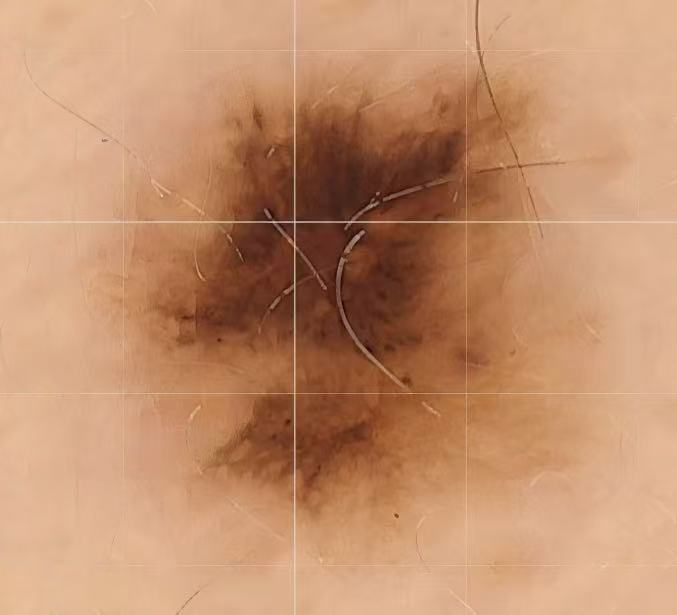
#> input picture 0.jpg, 677 x 615 px
$ python smoke_test.py
#> lines starting #> are read from the running program, lines starting #| are printed output that depends on the picture; after the words box and inside, x2 and y2 are one past the last pixel; in counts of white or black regions, pixels touching at a corner belong together
### src/colorroi_analyzer/core.py
"""ColorROI Analyzer 的图像处理和颜色分析核心逻辑。

本模块对应原 R Shiny 项目中 `app.R` 的计算部分。界面层只负责收集图片、
ROI 边界和毛发标注；真正可测试、可复用的逻辑集中放在这里，便于后续
用命令行脚本、Streamlit 或批量任务复用同一套算法。
"""

from __future__ import annotations

from dataclasses import dataclass
from pathlib import Path

import numpy as np
from PIL import Image
from scipy import ndimage
from skimage import color
from sklearn.cluster import KMeans


COLOR_LABELS = ("black", "brown", "gray", "blue")


@dataclass(frozen=True)
class ClusterResult:
    """Lab 四分类结果。

    centers:
        KMeans 聚类中心，列顺序固定为 L*, a*, b*。
    cluster_id:
        每个 ROI 像素对应的聚类编号，编号从 0 开始。
    label_clusters:
        黑、棕、灰、蓝各自对应的聚类编号；蓝色不存在时为空列表。
    ratios:
        黑、棕、灰、蓝比例，四项之和为 1。
    dmdi:
        按原项目公式计算出的 DMDI：0×黑 + 1×棕 + 2×灰 + 3×蓝。
    """

    centers: np.ndarray
    cluster_id: np.ndarray
    label_clusters: dict[str, list[int]]
    ratios: dict[str, float]
    dmdi: float


def load_rgb_image(path: str | Path) -> np.ndarray:
    """读取图片并转换为 0-1 范围的 RGB 浮点数组。

    原 R 版只做尺度保护，不做全局对比度拉伸。这里保持同样策略，避免
    每张图片被单独归一化后破坏真实颜色比例。
    """

    image = Image.open(path)
    if image.mode not in {"RGB", "RGBA", "L"}:
        image = image.convert("RGB")
    elif image.mode == "RGBA":
        # 透明通道不参与颜色分析；使用白底合成，避免透明像素被当成黑色。
        background = Image.new("RGBA", image.size, (255, 255, 255, 255))
        image = Image.alpha_composite(background, image).convert("RGB")
    elif image.mode == "L":
        image = image.convert("RGB")

    arr = np.asarray(image, dtype=np.float32)
    if arr.max(initial=0) > 1:
        arr = arr / 255.0
    return np.clip(arr[:, :, :3], 0.0, 1.0)


# [45 lines left out: functions match_dims, resize_mask_to_image, not called in this run]


def fill_roi_from_boundary(boundary: np.ndarray, min_pixels: int = 50) -> np.ndarray:
    """从用户手绘黄色边界生成实心 ROI。

    实现思路与 R 版保持一致：
    1. 先膨胀边界，补齐手绘时常见的轻微断点；
    2. 从图片四周对“非边界区域”做外部 flood fill；
    3. 不能从外部连通到的区域就是被边界围住的 ROI；
    4. 如果 ROI 太小，再用二值孔洞填充作为兜底。
    """

    boundary_bool = np.asarray(boundary).astype(bool)
    if not boundary_bool.any():
        return np.zeros_like(boundary_bool, dtype=bool)

    wall = ndimage.binary_dilation(boundary_bool, structure=_disc_structure(11))
    passable = ~wall
    outside = np.zeros_like(passable, dtype=bool)

    # 四条边上的 passable 像素作为外部背景种子。binary_propagation 会在 passable
    # 内扩散，速度比 Python 手写队列更稳定，也更适合大图。
    seeds = np.zeros_like(passable, dtype=bool)
    seeds[0, :] = passable[0, :]
    seeds[-1, :] = passable[-1, :]
    seeds[:, 0] = passable[:, 0]
    seeds[:, -1] = passable[:, -1]
    if seeds.any():
        outside = ndimage.binary_propagation(seeds, mask=passable)

    roi = (~outside) & (~wall)
    if int(roi.sum()) < min_pixels:
        filled = ndimage.binary_fill_holes(wall)
        roi = filled & (~wall)
    return roi.astype(bool)


def inpaint_masked_pixels(
    img: np.ndarray,
    mask: np.ndarray,
    roi: np.ndarray | None = None,
    max_iter: int = 40,
) -> np.ndarray:
    """用邻域有效像素逐步填补红色毛发标注区域。

    该方法不是医学级修复模型，而是复刻原 R 版的轻量局部补色策略：对细毛发
    或小遮挡区域，逐轮用周围有效像素均值向内扩散，避免红色标注区域直接影响
    ROI 颜色聚类。
    """

    img_arr = np.asarray(img, dtype=np.float32)
    pending_template = np.asarray(mask).astype(bool)
    if roi is not None:
        pending_template &= np.asarray(roi).astype(bool)
    if not pending_template.any():
        return img_arr.copy()

    pending_template = ndimage.binary_dilation(pending_template, structure=_disc_structure(3))
    kernel = np.ones((3, 3), dtype=np.float32)
    out = img_arr.copy()

    for ch in range(3):
        channel = out[:, :, ch].copy()
        pending = pending_template.copy()
        valid = ~pending

        for _ in range(max_iter):
            if not pending.any():
                break
            valid_float = valid.astype(np.float32)
            neighbor_sum = ndimage.convolve(channel * valid_float, kernel, mode="nearest")
            neighbor_count = ndimage.convolve(valid_float, kernel, mode="nearest")
            fillable = pending & (neighbor_count > 0)
            if not fillable.any():
                break

            channel[fillable] = neighbor_sum[fillable] / neighbor_count[fillable]
            valid[fillable] = True
            pending[fillable] = False

        if pending.any():
            # 极端孤立区域用局部中值兜底，保证不会留下 NaN 或未定义像素。
            fallback = ndimage.median_filter(channel, size=9, mode="nearest")
            channel[pending] = fallback[pending]

        out[:, :, ch] = np.clip(channel, 0.0, 1.0)

    return out


# [13 lines left out: function mask_to_boundary, not called in this run]


def rgb_to_lab(rgb: np.ndarray) -> np.ndarray:
    """把 0-1 RGB 像素转换为 CIELAB，返回列顺序为 L*, a*, b* 的数组。"""

    rgb_arr = np.asarray(rgb, dtype=np.float32)
    if rgb_arr.ndim == 1:
        rgb_arr = rgb_arr.reshape(1, 3)
    rgb_arr = np.clip(rgb_arr, 0.0, 1.0)
    lab = color.rgb2lab(rgb_arr.reshape(-1, 1, 3)).reshape(-1, 3)
    return lab.astype(np.float32)


def cluster_lab_colors(lab: np.ndarray, k: int = 4, sample_limit: int = 12000) -> ClusterResult | None:
    """基于 Lab 空间做 KMeans 四分类，并稳定映射为黑、棕、灰、蓝。

    标签命名规则复刻 R 版：
    - L* 最低的是黑；
    - 只有 b* < 0 的候选才允许命名为蓝，避免把“相对最不黄”的皮肤误算成蓝；
    - 剩余类别中色度 C* 最低的是灰；
    - 剩余类别归为棕。
    """

    lab_arr = np.asarray(lab, dtype=np.float32)
    if lab_arr.shape[0] < k:
        return None

    rng = np.random.default_rng(42)
    if lab_arr.shape[0] > sample_limit:
        sample_idx = rng.choice(lab_arr.shape[0], size=sample_limit, replace=False)
    else:
        sample_idx = np.arange(lab_arr.shape[0])

    model = KMeans(n_clusters=k, n_init=25, max_iter=100, random_state=42)
    model.fit(lab_arr[sample_idx, :3])
    centers = model.cluster_centers_.astype(np.float32)

    distances = ((lab_arr[:, None, :3] - centers[None, :, :]) ** 2).sum(axis=2)
    cluster_id = np.argmin(distances, axis=1)

    chroma = np.sqrt(centers[:, 1] ** 2 + centers[:, 2] ** 2)
    black_id = int(np.argmin(centers[:, 0]))
    remaining = [idx for idx in range(k) if idx != black_id]

    blue_candidates = [idx for idx in remaining if centers[idx, 2] < 0]
    blue_ids: list[int] = []
    if blue_candidates:
        blue_ids = [min(blue_candidates, key=lambda idx: centers[idx, 2])]
    remaining = [idx for idx in remaining if idx not in blue_ids]

    gray_id = min(remaining, key=lambda idx: chroma[idx])
    brown_ids = [idx for idx in remaining if idx != gray_id]

    ratios = {
        "black": float(np.mean(cluster_id == black_id)),
        "brown": float(np.mean(np.isin(cluster_id, brown_ids))) if brown_ids else 0.0,
        "gray": float(np.mean(cluster_id == gray_id)),
        "blue": float(np.mean(np.isin(cluster_id, blue_ids))) if blue_ids else 0.0,
    }
    dmdi = round(
        0 * ratios["black"] + 1 * ratios["brown"] + 2 * ratios["gray"] + 3 * ratios["blue"],
        4,
    )
    return ClusterResult(
        centers=centers,
        cluster_id=cluster_id,
        label_clusters={
            "black": [black_id],
            "brown": brown_ids,
            "gray": [gray_id],
            "blue": blue_ids,
        },
        ratios=ratios,
        dmdi=float(dmdi),
    )


def make_heatmap_image(img: np.ndarray, roi: np.ndarray, hair: np.ndarray, dmdi: float) -> np.ndarray:
    """生成 DMDI 热图预览。

    当前 DMDI 是 ROI 级综合指数，热图用于突出有效分析区域和整体等级，不表示
    逐像素独立预测。
    """

    h, w = img.shape[:2]
    heat = np.full((h, w, 3), 0.72, dtype=np.float32)
    valid = np.asarray(roi).astype(bool) & (~np.asarray(hair).astype(bool))
    if dmdi < 0.75:
        color_rgb = np.array([0.12, 0.35, 0.95], dtype=np.float32)
    elif dmdi < 1.5:
        color_rgb = np.array([0.12, 0.72, 0.78], dtype=np.float32)
    elif dmdi < 2.25:
        color_rgb = np.array([0.95, 0.76, 0.18], dtype=np.float32)
    else:
        color_rgb = np.array([0.90, 0.18, 0.12], dtype=np.float32)

    heat[valid] = color_rgb
    heat[np.asarray(hair).astype(bool)] = 0.05
    return heat


# [40 lines left out: functions overlay_masks_from_rgba, to_uint8_image, not called in this run]


def _disc_structure(size: int) -> np.ndarray:
    """创建近似 EBImage 圆盘刷子的二值结构元素。"""

    radius = max(1, size // 2)
    yy, xx = np.ogrid[-radius : radius + 1, -radius : radius + 1]
    return (xx * xx + yy * yy) <= radius * radius

### src/colorroi_analyzer/analysis.py
"""面向应用层的一次性分析封装。"""

from __future__ import annotations

from dataclasses import dataclass

import numpy as np

from .core import (
    ClusterResult,
    cluster_lab_colors,
    fill_roi_from_boundary,
    inpaint_masked_pixels,
    make_heatmap_image,
    rgb_to_lab,
)


@dataclass(frozen=True)
class AnalysisResult:
    """一次 ROI 分析的完整结果。"""

    roi: np.ndarray
    hair: np.ndarray
    clean_image: np.ndarray
    heatmap: np.ndarray
    lab: np.ndarray
    clusters: ClusterResult
    roi_px: int
    hair_px: int
    effective_px: int
    roi_percent: float
    hair_source: str


def analyze_image(
    img: np.ndarray,
    roi_boundary: np.ndarray,
    hair_mask: np.ndarray | None = None,
    repair_hair: bool = True,
    hair_source_hint: str | None = None,
) -> AnalysisResult:
    """根据原图、ROI 边界和毛发标注完成一次 DMDI 分析。

    参数:
        img: 0-1 RGB 图片数组。
        roi_boundary: 黄色手绘边界 mask，函数内部会填充为实心 ROI。
        hair_mask: 红色毛发或遮挡 mask；为空或没有任何像素时按无毛发标记处理。
        repair_hair: 是否在分析前对红色 mask 做局部修复。
        hair_source_hint: 调用方可传入 `manual` 或 `none` 标记来源，便于界面显示
            本轮毛发区域来自手动标注还是没有标注。

    返回:
        AnalysisResult，包含 ROI、修复后图片、Lab 像素、四分类比例和 DMDI。
    """

    image = np.asarray(img, dtype=np.float32)
    h, w = image.shape[:2]
    roi = fill_roi_from_boundary(roi_boundary)
    if roi.shape != (h, w):
        raise ValueError("ROI mask size must match the image size.")
    if int(roi.sum()) < 50:
        raise ValueError("The ROI contains too few valid pixels. Please draw a closed yellow ROI boundary first.")

    hair = np.zeros((h, w), dtype=bool) if hair_mask is None else np.asarray(hair_mask).astype(bool)
    if hair.shape != (h, w):
        raise ValueError("Hair mask size must match the image size.")
    hair &= roi
    hair_source = hair_source_hint or ("manual" if hair.any() else "none")

    clean = inpaint_masked_pixels(image, hair, roi) if repair_hair else image.copy()
    effective_mask = roi & (~hair)
    roi_pixels = clean[effective_mask]
    if roi_pixels.shape[0] < 50:
        raise ValueError("The ROI contains too few valid pixels for stable analysis.")

    lab = rgb_to_lab(roi_pixels)
    clusters = cluster_lab_colors(lab, k=4)
    if clusters is None:
        raise ValueError("The ROI does not contain enough pixels for four-class clustering.")

    heatmap = make_heatmap_image(image, roi, hair, clusters.dmdi)
    roi_px = int(roi.sum())
    return AnalysisResult(
        roi=roi,
        hair=hair,
        clean_image=clean,
        heatmap=heatmap,
        lab=lab,
        clusters=clusters,
        roi_px=roi_px,
        hair_px=int(hair.sum()),
        effective_px=int(effective_mask.sum()),
        roi_percent=round(roi_px / (h * w) * 100, 4),
        hair_source=hair_source,
    )

### scripts/smoke_test.py
"""ColorROI Analyzer Python 核心分析冒烟测试。

用法：
    .venv\\Scripts\\python.exe scripts\\smoke_test.py

该脚本不启动浏览器，只验证图片读取、ROI 填充、毛发修复、Lab 转换、四分类
和 DMDI 计算是否能在当前 Python 环境中正常执行。
"""

from __future__ import annotations

import sys
from pathlib import Path

import numpy as np

PROJECT_ROOT = Path(__file__).resolve().parents[1]
sys.path.insert(0, str(PROJECT_ROOT / "src"))

from colorroi_analyzer.analysis import analyze_image
from colorroi_analyzer.core import load_rgb_image


def main() -> int:
    img = load_rgb_image(PROJECT_ROOT / "0.jpg")
#> in load_rgb_image, image is the input picture: PIL image 677x615 RGB; mean R, G, B 194.3, 143.8, 109.5
    h, w = img.shape[:2]
#> h = 615; w = 677
    yy, xx = np.mgrid[:h, :w]

    # 构造一个位于图片中央的椭圆边界，模拟用户在画布上手动画出的黄色 ROI。
    outer = ((xx - w / 2) ** 2 / (w * 0.28) ** 2 + (yy - h / 2) ** 2 / (h * 0.28) ** 2) <= 1
    inner = ((xx - w / 2) ** 2 / (w * 0.25) ** 2 + (yy - h / 2) ** 2 / (h * 0.25) ** 2) <= 1
    roi_boundary = outer & ~inner

    # 构造一条细长毛发 mask，验证局部补色逻辑不会破坏整体分析流程。
    hair = (np.abs(xx - w / 2) < 3) & (yy > h * 0.35) & (yy < h * 0.65)
    result = analyze_image(img, roi_boundary, hair, repair_hair=True)
#> in fill_roi_from_boundary, `boundary_bool = np.asarray(boundary).astype(bool)`:
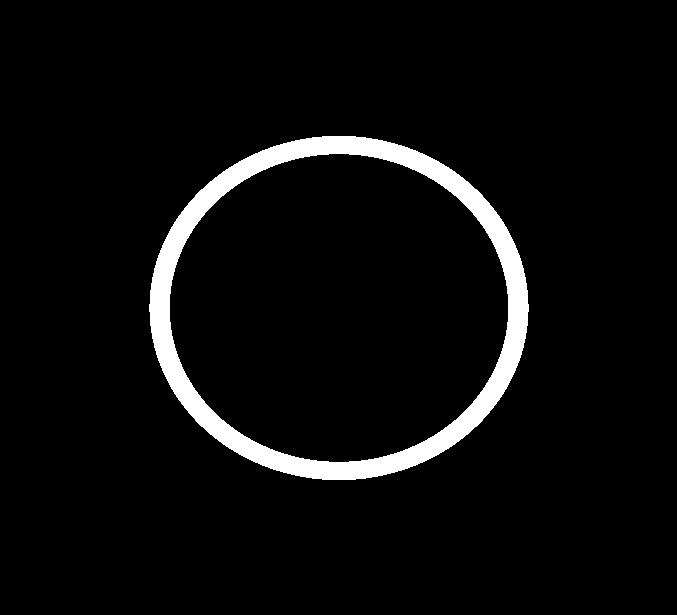
#> boundary_bool: shape (615, 677) bool; 5% white; 1 white region, box (x1, y1, x2, y2) and area: (149, 136, 529, 480) 20764
#> in fill_roi_from_boundary, `wall = ndimage.binary_dilation(boundary_bool, structure=_disc_structur..`: wall: shape (615, 677) bool; 7.5% white; 1 white region, box (x1, y1, x2, y2) and area: (144, 131, 534, 485) 31372
#> in fill_roi_from_boundary, `seeds[0, :] = passable[0, :]`: seeds: shape (615, 677) bool; 0.16% white in thin lines or dots, all inside (x1, y1, x2, y2) = (0, 0, 677, 1)
#> in fill_roi_from_boundary, `seeds[:, -1] = passable[:, -1]`: seeds: shape (615, 677) bool; 0.62% white in thin lines or dots
#> in fill_roi_from_boundary, `outside = ndimage.binary_propagation(seeds, mask=passable)`:
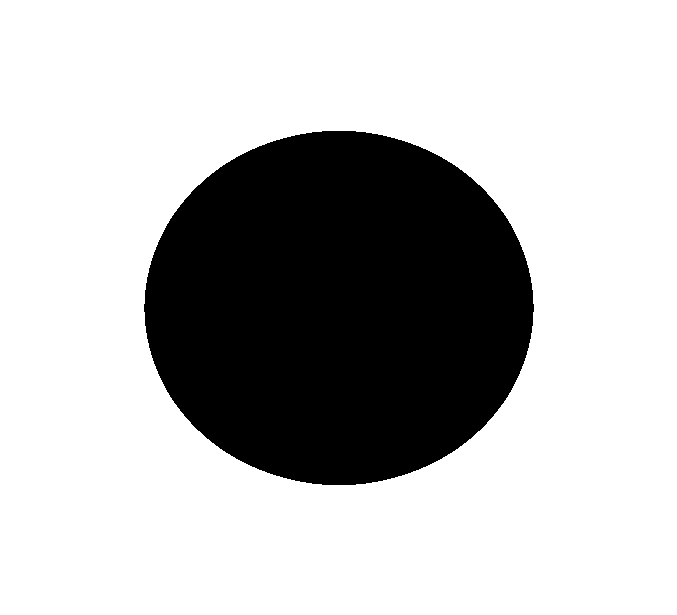
#> outside: shape (615, 677) bool; 74% white; 1 black region, box (x1, y1, x2, y2) and area: (144, 131, 534, 485) 108216
#> in fill_roi_from_boundary, `roi = (~outside) & (~wall)`: roi: shape (615, 677) bool; 18.5% white; 1 white region, box (x1, y1, x2, y2) and area: (175, 159, 503, 457) 76844
#> in analyze_image, `hair = np.zeros((h, w), dtype=bool) if hair_mask is None else np.asarr..`:
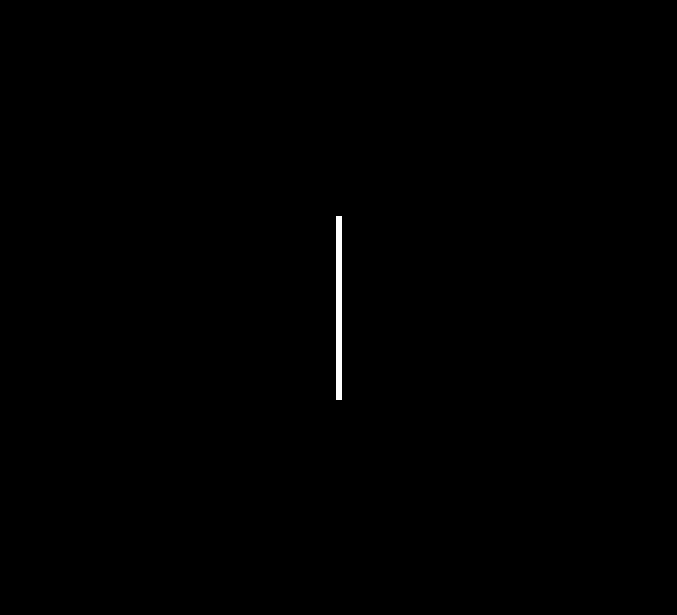
#> hair: shape (615, 677) bool; 0.27% white; 1 white region, box (x1, y1, x2, y2) and area: (336, 216, 342, 400) 1104
#> in analyze_image, `hair_source = hair_source_hint or ("manual" if hair.any() else "none")`: hair_source = 'manual'
#> in inpaint_masked_pixels, `pending_template = ndimage.binary_dilation(pending_template, structure..`: pending_template: shape (615, 677) bool; 0.36% white; 1 white region, box (x1, y1, x2, y2) and area: (335, 215, 343, 401) 1484
#> after the loop in inpaint_masked_pixels, `for ch in range(3):`:
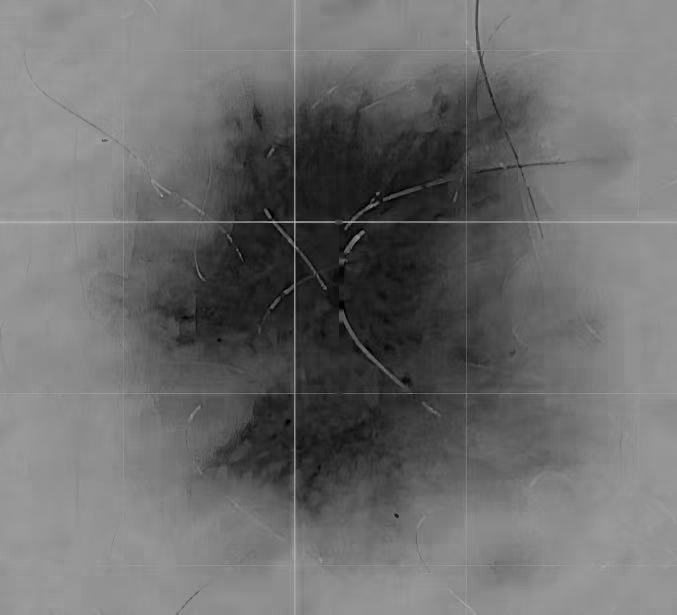
#> channel: shape (615, 677) float32; min 0, max 0.737, mean 0.429
#> after the loop in inpaint_masked_pixels, `for ch in range(3):`:
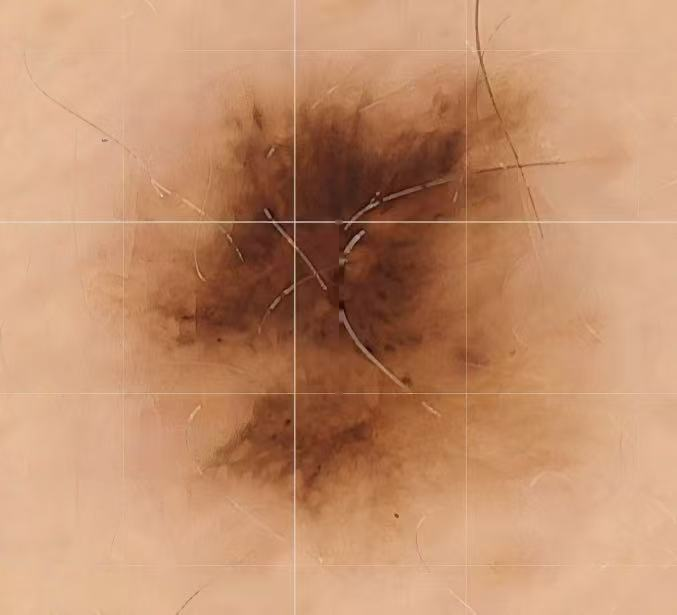
#> out: shape (615, 677, 3) float32; mean of channels 0, 1, 2 0.761, 0.564, 0.43; drawn as R, G, B
#> after the loop in inpaint_masked_pixels, `for ch in range(3):`: pending: shape (615, 677) bool; every value is 0
#> after the loop in inpaint_masked_pixels, `for ch in range(3):`: valid: shape (615, 677) bool; every value is 1
#> after the loop in inpaint_masked_pixels, `for ch in range(3):`: valid_float: shape (615, 677) float32; values 0 (black) and 1 (white), 99.9% white; black in thin lines or dots, all inside (x1, y1, x2, y2) = (338, 219, 340, 397)
#> in analyze_image, `effective_mask = roi & (~hair)`:
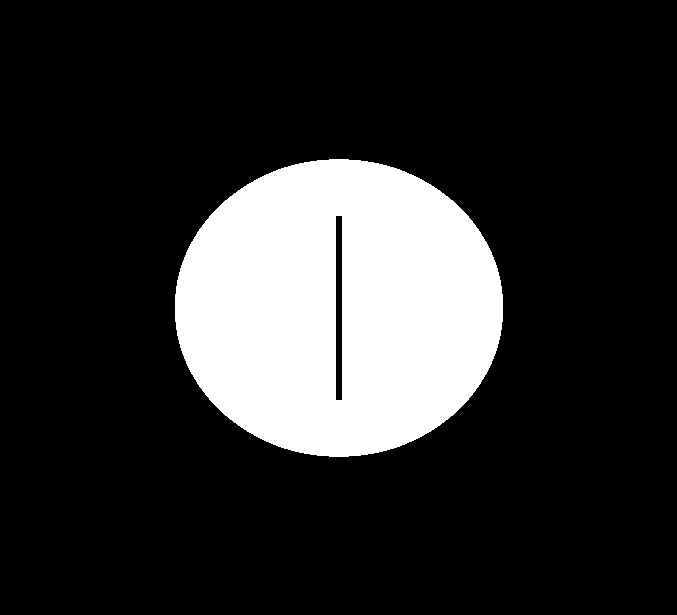
#> effective_mask: shape (615, 677) bool; 18.2% white; 1 white region, box (x1, y1, x2, y2) and area: (175, 159, 503, 457) 75740
#> in cluster_lab_colors, `centers = model.cluster_centers_.astype(np.float32)`: centers = [[54.42, 19.38, 31.58], [33.13, 21.87, 25.73], [42.87, 22.48, 31.56], [24.43, 19.32, 19.23]]
#> in cluster_lab_colors, `chroma = np.sqrt(centers[:, 1] ** 2 + centers[:, 2] ** 2)`: chroma = [37.05, 33.77, 38.75, 27.26]
#> in cluster_lab_colors, `black_id = int(np.argmin(centers[:, 0]))`: black_id = 3
#> in cluster_lab_colors, `remaining = [idx for idx in range(k) if idx != black_id]`: remaining = [0, 1, 2]
#> in cluster_lab_colors, `blue_candidates = [idx for idx in remaining if centers[idx, 2] < 0]`: blue_candidates = []
#> in cluster_lab_colors, `gray_id = min(remaining, key=lambda idx: chroma[idx])`: gray_id = 1
#> in cluster_lab_colors, `brown_ids = [idx for idx in remaining if idx != gray_id]`: brown_ids = [0, 2]
#> in cluster_lab_colors, `ratios = { "black": float(np.mean(cluster_id == black_id)), "brown": f..`: ratios = {'black': 0.267, 'brown': 0.476, 'gray': 0.257, 'blue': 0}
#> in cluster_lab_colors, `dmdi = round( 0 * ratios["black"] + 1 * ratios["brown"] + 2 * ratios["..`: dmdi = 0.989
#> in make_heatmap_image, `heat = np.full((h, w, 3), 0.72, dtype=np.float32)`: heat: shape (615, 677, 3) float32; every value is 0.72
#> in make_heatmap_image, `color_rgb = np.array([0.12, 0.72, 0.78], dtype=np.float32)`: color_rgb = [0.12, 0.72, 0.78]
#> in make_heatmap_image, `heat[np.asarray(hair).astype(bool)] = 0.05`:
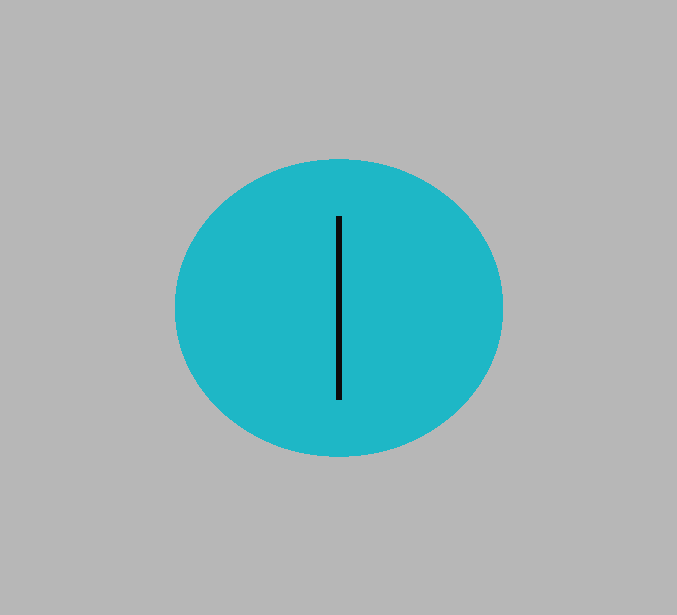
#> heat: shape (615, 677, 3) float32; mean of channels 0, 1, 2 0.608, 0.717, 0.729; drawn as R, G, B
#> in analyze_image, `roi_px = int(roi.sum())`: roi_px = 76844

    ratios = result.clusters.ratios
    print(
        "核心分析冒烟测试通过："
        f"ROI={result.roi_px} px，毛发={result.hair_px} px，"
        f"黑={ratios['black'] * 100:.3f}%，棕={ratios['brown'] * 100:.3f}%，"
        f"灰={ratios['gray'] * 100:.3f}%，蓝={ratios['blue'] * 100:.3f}%，"
        f"DMDI={result.clusters.dmdi:.4f}"
    )
#| 核心分析冒烟测试通过：ROI=76844 px，毛发=1104 px，黑=26.739%，棕=47.588%，灰=25.673%，蓝=0.000%，DMDI=0.9893
    return 0


if __name__ == "__main__":
    raise SystemExit(main())
#> (the program exits here)
